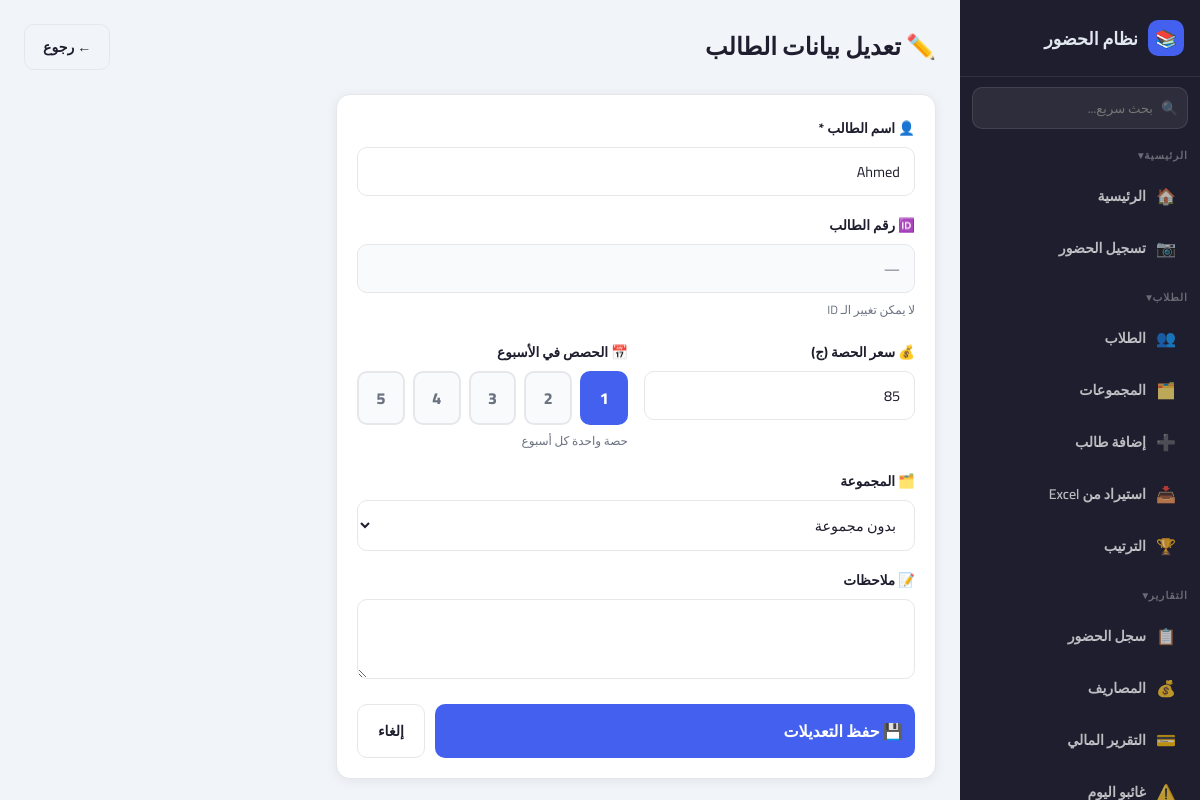
/edit_student/36, run on the app's committed database.
### tables this page shows
CREATE TABLE students (
            id INTEGER PRIMARY KEY AUTOINCREMENT,
            name TEXT NOT NULL,
            parent_whatsapp TEXT,
            student_id TEXT NOT NULL UNIQUE
        , session_fee REAL DEFAULT 85, group_id INTEGER, notes TEXT DEFAULT "", sessions_per_week INTEGER DEFAULT 1);

### app.py (the view, shortened to what this page needs)
@app.route('/edit_student/<id>', methods=['GET','POST'])
def edit_student(id):
    conn = sqlite3.connect('attendance.db')
    c = conn.cursor()
    c.execute("SELECT id, name, session_fee, sessions_per_week, group_id, notes FROM students WHERE id=?", (id,))
    student = c.fetchone()
    c.execute('SELECT id, name FROM groups ORDER BY name')
    groups = c.fetchall(); conn.close()
    return render_template("edit_student.html", student=student, groups=groups)

### templates/edit_student.html (shortened to what this page needs)
<!DOCTYPE html>
<html lang="ar" dir="rtl">
<head>
  <link rel="stylesheet" href="{{ url_for('static', filename='style.css') }}">
</head>
<body>
<div class="app-layout">
  {% include 'sidebar.html' %}
  <main class="main-content">
    <div class="topbar">
      <div class="topbar-title"><h1>✏️ تعديل بيانات الطالب</h1></div>
      <a href="/students" class="btn btn-outline">← رجوع</a>
    </div>
    <div class="card" style="max-width:600px;">
      <div class="card-body">
        <form method="POST">
          <div class="form-group">
            <label class="form-label">👤 اسم الطالب *</label>
            <input type="text" name="name" class="form-control"
              value="{{ student[1] }}" required>
          </div>
          <div class="form-group">
            <label class="form-label">🆔 رقم الطالب</label>
            <div class="form-control"
              style="background:var(--light);color:var(--gray);cursor:not-allowed;">
              {{ student[2] if student[2] is string else '—' }}
            </div>
            <small style="color:var(--gray);font-size:0.75rem;">لا يمكن تغيير الـ ID</small>
          </div>
          <div style="display:grid;grid-template-columns:1fr 1fr;gap:16px;">
            <div class="form-group">
              <label class="form-label">💰 سعر الحصة (ج)</label>
              <input type="number" name="session_fee" class="form-control"
                value="{{ student[2]|int }}" min="0" step="5">
            </div>
            <div class="form-group">
              <label class="form-label">📅 الحصص في الأسبوع</label>
              <div style="display:flex;gap:8px;">
                {% for n in [1,2,3,4,5] %}
                <label style="flex:1;text-align:center;">
                  <div class="session-opt {% if (student[3] or 1) == n %}selected{% endif %}">{{ n }}</div>
                </label>
                {% endfor %}
              </div>
              <small style="color:var(--gray);font-size:0.75rem;margin-top:4px;display:block;" id="sessionsHint"></small>
            </div>
          </div>
          <div class="form-group">
            <label class="form-label">🗂️ المجموعة</label>
            <select name="group_id" class="form-control">
              <option value="">بدون مجموعة</option>
            </select>
          </div>
          <div class="form-group">
            <label class="form-label">📝 ملاحظات</label>
            <textarea name="notes" class="form-control" rows="2">{{ student[5] or '' }}</textarea>
          </div>
          <div style="display:flex;gap:10px;">
            <button type="submit" class="btn btn-primary" style="flex:1;padding:12px;font-size:1rem;">
              💾 حفظ التعديلات
            </button>
            <a href="/students" class="btn btn-outline" style="padding:12px 20px;">إلغاء</a>
          </div>
        </form>
      </div>
    </div>
  </main>
</div>
</body>
</html>

### static/style.css (style rules this page uses)
:root { --primary: #4361ee; --primary-light: #818cf8; --success: #06d6a0; --danger: #ef233c; --warning: #fb8500; --dark: #1e1e2e; --gray: #6b7280; --border: #e5e7eb; --white: #ffffff; --light: #f8fafc; --sidebar-w: 240px; --card-shadow: 0 2px 12px rgba(0,0,0,0.07); --radius: 14px; --bg: #f1f5f9; --card-bg: #ffffff; --text: #1e1e2e; --topbar-bg: #ffffff; }
*, *::before, *::after { box-sizing: border-box; margin: 0; padding: 0; }
html { font-size: 16px; }
body { font-family: 'Cairo', sans-serif; background: var(--bg); color: var(--text); min-height: 100vh; transition: background 0.3s, color 0.3s; }
.app-layout { display: flex; min-height: 100vh; }
.main-content { margin-right: var(--sidebar-w); padding: 24px; flex: 1; min-width: 0; }
.topbar { display: flex; justify-content: space-between; align-items: flex-start; margin-bottom: 24px; flex-wrap: wrap; gap: 12px; }
.topbar-title h1 { font-size: 1.5rem; font-weight: 900; }
.card { background: var(--card-bg); border-radius: var(--radius); box-shadow: var(--card-shadow); border: 1px solid var(--border); overflow: hidden; }
.card-body { padding: 20px; }
.btn { display: inline-flex; align-items: center; gap: 6px; padding: 9px 18px; border-radius: 10px; border: none; cursor: pointer; font-family: 'Cairo', sans-serif; font-size: 0.88rem; font-weight: 700; text-decoration: none; transition: all 0.15s; white-space: nowrap; }
.btn-primary { background: var(--primary); color: white; }
.btn-outline { background: transparent; color: var(--text); border: 1.5px solid var(--border); }
.form-group { margin-bottom: 16px; }
.form-label { display: block; font-size: 0.85rem; font-weight: 700; margin-bottom: 6px; color: var(--text); }
.form-control { width: 100%; padding: 10px 14px; border: 1.5px solid var(--border); border-radius: 10px; font-family: 'Cairo', sans-serif; font-size: 0.9rem; background: var(--card-bg); color: var(--text); transition: border-color 0.15s; }
textarea.form-control { resize: vertical; min-height: 80px; }
.main-content { animation: fadeSlideIn 0.35s ease-out; }
.card { transition: box-shadow 0.2s, transform 0.2s; }
.btn { transition: all 0.15s; }

### templates/edit_student.html (style rules this page uses)
.session-opt { padding: 10px 4px; border-radius: 10px; border: 2px solid var(--border); font-weight: 800; font-size: 1rem; cursor: pointer; transition: all 0.15s; background: var(--light); color: var(--gray); }
.session-opt.selected { background: var(--primary); border-color: var(--primary); color: white; }

### data on the page
students: name "Ahmed", session_fee "—", session_fee "85"

### other printed values
{{ n }} "1" "2" "3" "4" "5"
